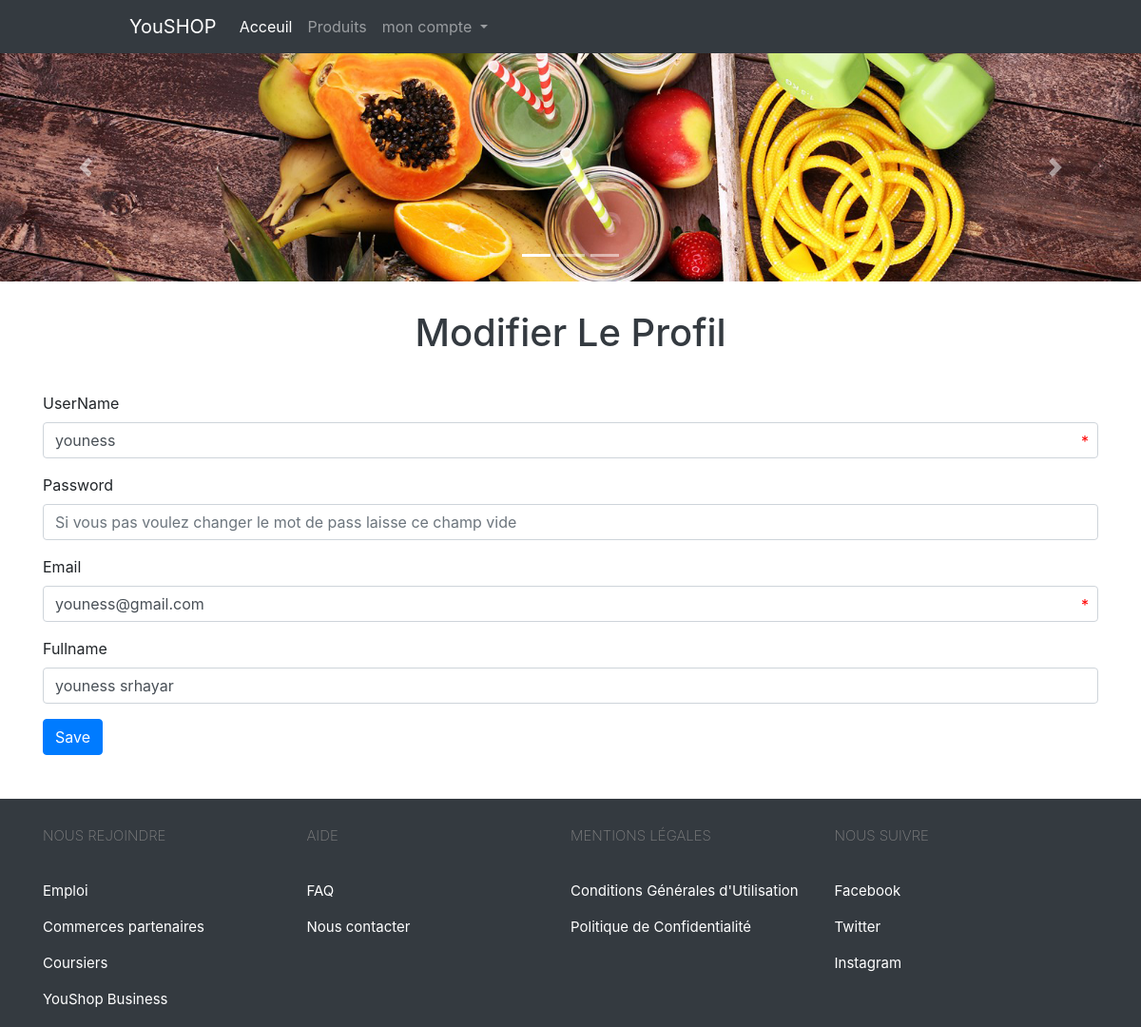
/members.php?do=edit&userID=40 (signed in), run on the app's committed database.
### tables this page shows
CREATE TABLE `users` (
  `userID` int(11) NOT NULL COMMENT 'id de user',
  `username` varchar(255) NOT NULL COMMENT 'nom de connexion',
  `password` varchar(255) NOT NULL,
  `email` varchar(255) NOT NULL,
  `fullname` varchar(255) NOT NULL COMMENT 'nom que s''affiche',
  `groupeID` int(11) NOT NULL DEFAULT 0 COMMENT 'type de groupe de permission',
  `regStatus` int(11) NOT NULL DEFAULT 0 COMMENT 'user approbation',
  `dateRegistre` date NOT NULL
);

### members.php (the view, shortened to what this page needs)
<?php
if (isset($_SESSION['admin'])) {
    include "init.php";
    $do = isset($_GET['do']) ? $_GET['do'] : 'manage';
    if ($do == 'manage') {
        $stmt = $db->prepare("SELECT * FROM users WHERE groupeID != 1");
        $stmt->execute(array());
        $rows = $stmt->fetchAll();
?>
        <div class="container">
            <h1 class="text-center">ADD Les Membres</h1>
            <div class="blank"></div>
            <div class="table-responsive table-center text-center">
                <table class="table table-striped">
                    <thead>
                        <tr>
                            <th scope="col">#ID</th>
                            <th scope="col">UserName</th>
                            <th scope="col">E-mail</th>
                            <th scope="col">FullName</th>
                            <th scope="col">Date Register</th>
                            <th scope="col">Controle</th>
                        </tr>
                    </thead>
                    <?php
                    foreach ($rows as $row) {
                    ?>
                        <tbody>
                            <tr>
                                <th scope="row"><?php echo $row['userID'] ?></th>
                                <td><?php echo $row['username'] ?></td>
                                <td><?php echo $row['email'] ?></td>
                                <td><?php echo $row['fullname'] ?></td>
                                <td> <?php echo $row['dateRegistre'] ?> </td>
                                <td>
                                    <a href="?do=edit&userID=<?php echo $row['userID'] ?>" class="btn btn-success" title="modifier"><i class="fas fa-edit"></i></a>
                                    <a href="?do=delete&userID=<?php echo $row['userID'] ?>" class="btn btn-danger confirm" title="supprimer"><i class="fas fa-trash"></i></a>
                                    <?php
                                    if ($row['regStatus'] == 0) {
                                    ?>
                                        <a href="?do=activate&userID=<?php echo $row['userID'] ?>" class="btn btn-info" title="confirmer"><i class="fas fa-check"></i></a>
                                    <?php } ?>
                                </td>
                            </tr>
                        </tbody>
                        <?php } ?>
                </table>
            </div>
            <a href="?do=add" class="btn btn-primary"><i class="fas fa-plus"></i> Add page</a>
        </div>
        <?php } elseif ($do == 'edit') {
        $userid = isset($_GET['userID']) && is_numeric($_GET['userID']) ? intval($_GET['userID']) : 0;
        $stmt = $db->prepare("SELECT * FROM users WHERE userID = ? LIMIT 1");
        $stmt->execute(array($userid));
        $row = $stmt->fetch();
        $count = $stmt->rowCount();
        if ($count > 0) {
        ?>
            <h1 class="text-center">Modifier Le Profil</h1>
            <div class="blank"></div>
            <div class="container">
                <form action="?do=update" method="POST">
                    <div class="form-group">
                        <label for="formGroupExampleInput">UserName</label>
                        <input name="username" type="text" class="form-control" id="UserName" value="<?php echo $row['username'] ?>" autocomplete="off" placeholder="UserName" required>
                    </div>
                    <div class="form-group">
                        <label for="formGroupExampleInput2">Password</label>
                        <input name="newpassword" type="password" class="form-control" id="formGroupExampleInput2" autocomplete="off" placeholder="Si vous pas voulez changer le mot de pass laisse ce champ vide">
                    </div>
                    <div class="form-group">
                        <label for="formGroupExampleInput3">Email</label>
                        <input name="email" pattern="[a-z0-9._%+-]+@[a-z0-9.-]+\.[a-z]{2,}$" type="email" class="form-control" id="formGroupExampleInput3" value="<?php echo $row['email'] ?>" autocomplete="off" placeholder="Email" required>
                    </div>
                    <div class="form-group">
                        <label for="formGroupExampleInput4">Fullname</label>
                        <input name="fullname" type="text" class="form-control" id="formGroupExampleInput4" value="<?php echo $row['fullname'] ?>" autocomplete="off" placeholder="Fullname">
                    </div>
                    <div class="form-group">
                        <input type="submit" value="Save" class="btn btn-primary">
                    </div>
                </form>
            </div>
<?php
        } else {
            $errorMsg = 'Tu peut pas entrer directement dans cette page';
            redirect($errorMsg, 5);
        }
    } else {
        $errorMsg = 'Tu peut pas entrer directement dans cette page';
        redirect($errorMsg, 5);
    }
    include $tplDirName . "footer.php";
} else {
    header('location: index.php');
}

### layout/css/backend.css (style rules this page uses)
.blank { height: 30px; }
h1 { color: #343a40; }
.form-group { position: relative; }

### data on the page
users: username "youness", email "youness@gmail.com", fullname "youness srhayar"
